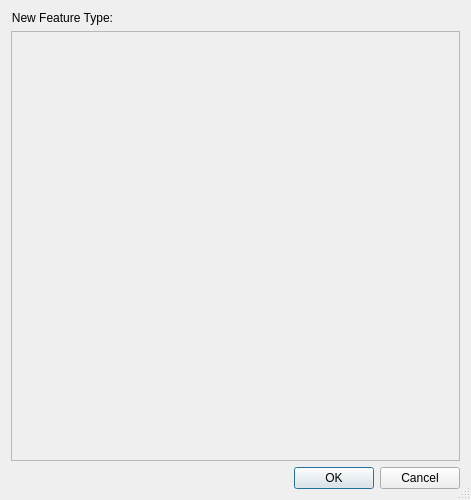
<?xml version="1.0" encoding="UTF-8"?>
<ui version="4.0">
 <class>ChangeFeatureTypeDialog</class>
 <widget class="QDialog" name="ChangeFeatureTypeDialog">
  <property name="windowModality">
   <enum>Qt::WindowModal</enum>
  </property>
  <property name="geometry">
   <rect>
    <x>0</x>
    <y>0</y>
    <width>471</width>
    <height>500</height>
   </rect>
  </property>
  <property name="windowTitle">
   <string>Change Feature Type</string>
  </property>
  <property name="windowIcon">
   <iconset resource="../qt-resources/qt_resources.qrc">
    <normaloff>:/gnome_gtk_edit_16.png</normaloff>:/gnome_gtk_edit_16.png</iconset>
  </property>
  <property name="sizeGripEnabled">
   <bool>true</bool>
  </property>
  <layout class="QVBoxLayout" name="verticalLayout">
   <item>
    <layout class="QHBoxLayout" name="horizontalLayout">
     <item>
      <widget class="QLabel" name="new_feature_type_label">
       <property name="text">
        <string>New Feature Type:</string>
       </property>
       <property name="alignment">
        <set>Qt::AlignRight|Qt::AlignTrailing|Qt::AlignVCenter</set>
       </property>
      </widget>
     </item>
     <item>
      <widget class="QWidget" name="new_feature_type_placeholder_widget" native="true">
       <property name="sizePolicy">
        <sizepolicy hsizetype="Expanding" vsizetype="Preferred">
         <horstretch>0</horstretch>
         <verstretch>0</verstretch>
        </sizepolicy>
       </property>
      </widget>
     </item>
    </layout>
   </item>
   <item>
    <widget class="QScrollArea" name="main_scrollarea">
     <property name="horizontalScrollBarPolicy">
      <enum>Qt::ScrollBarAlwaysOff</enum>
     </property>
     <property name="widgetResizable">
      <bool>true</bool>
     </property>
     <widget class="QWidget" name="scrollAreaWidgetContents">
      <property name="geometry">
       <rect>
        <x>0</x>
        <y>0</y>
        <width>451</width>
        <height>422</height>
       </rect>
      </property>
     </widget>
    </widget>
   </item>
   <item>
    <widget class="QDialogButtonBox" name="main_buttonbox">
     <property name="standardButtons">
      <set>QDialogButtonBox::Cancel|QDialogButtonBox::Ok</set>
     </property>
    </widget>
   </item>
  </layout>
 </widget>
 <resources>
  <include location="../qt-resources/qt_resources.qrc"/>
 </resources>
 <connections/>
</ui>
